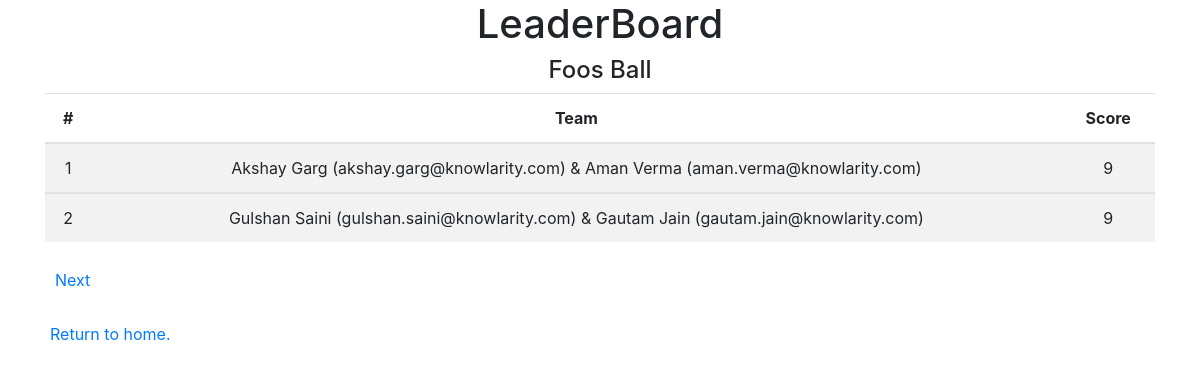
The page /leaderboard/2/0/10/ on the database its author committed.
### tournament/models.py (models this page shows, shortened)
class Sport(models.Model):
    SPORT_CHOICE = (
        ('TT', 'Table Tennis'),
        ('FB', 'Foos Ball'),
    )
    name = models.CharField(max_length=2, choices=SPORT_CHOICE, default='TT')

class Team(models.Model):
    name = models.CharField(max_length=64, blank=True)
    sport = models.ForeignKey(Sport, on_delete=models.CASCADE, related_name="sports")
    score = models.IntegerField(default=0)

class Employee(models.Model):
    first = models.CharField(max_length=64)
    last = models.CharField(max_length=64)
    email_id = models.EmailField(max_length=70, unique=True)
    team = models.ManyToManyField(Team, blank=True, related_name="team")
    def __str__(self):
        return "{} {} ({})".format(self.first, self.last, self.email_id)

### tournament/views.py (the view)
# urls.py: path("leaderboard", views.leaderboard, name="leaderboard"),
def leaderboard(request, sport_id=None, offset=0, limit=10):
    if not sport_id:
        context = {
            "sports": Sport.objects.all()
        }
        return render(request, "tournament/leaderboard.html", context)
    else:
        try:
            if int(sport_id) in [1, 2]:
                context = {
                    "teams": Team.objects.filter(sport=int(sport_id)).order_by('-score')[int(offset):int(limit)],
                    "offset": int(offset),
                    "limit": int(limit),
                    "sport_id": int(sport_id),
                    "sport_name": Sport.objects.get(pk=int(sport_id))
                }
            else:
                return render(request, "tournament/error.html", {"message": "Improper Sport"})
        except ValueError:
            return render(request, "tournament/error.html", {"message": "Invalid Sport"})
        except Exception as error:
            return render(request, "tournament/error.html", {"message": str(error)})
        return render(request, "tournament/leaderboard-view.html", context)

### tournament/templates/tournament/leaderboard-view.html (shortened to what this page needs)
{% extends "tournament/base.html" %}
{% block body %}
  <h1 class="text-center">LeaderBoard</h1>
  <h4 class="text-center">{{ sport_name.get_name_display }}</h4>
  <div class="container">
    {% if teams %}
        <table class="table table-striped">
        <thead>
          <tr>
            <th class="text-center">#</th>
            <th class="text-center">Team</th>
            <th class="text-center">Score</th>
          </tr>
        </thead>
        <tbody>
          {% for team in teams %}
          <tr>
            <td class="text-center">{{ forloop.counter|add:offset }}</td>
            <td class="text-center">{{ team.team.all.0 }} & {{team.team.all.1}}</td>
            <td class="text-center">{{ team.score }}</td>
          </tr>
        <tbody>
        {% endfor %}
        </table>
    <div style="padding: 10px"><a href="{% url 'leaderboard' sport_id limit limit|add:'10' %}">Next</a></div>
    {% else %}
      <div>No Team Found</div>
    {% endif %}
    </div>
  <div class="container text center" style="padding: 20px"><a href="{% url 'index' %}">Return to home.</a></div>
{% endblock %}

### tournament/static/tournament/styles.css (style rules this page uses)
body { font-family: sans-serif; }

### rows shown on the page
Sport: name "Foos Ball"
Team: team.all.0 "Akshay Garg (akshay.garg@knowlarity.com)", team.all.1 "Aman Verma (aman.verma@knowlarity.com)", score "9"
Team: team.all.0 "Gulshan Saini (gulshan.saini@knowlarity.com)", team.all.1 "Gautam Jain (gautam.jain@knowlarity.com)", score "9"
